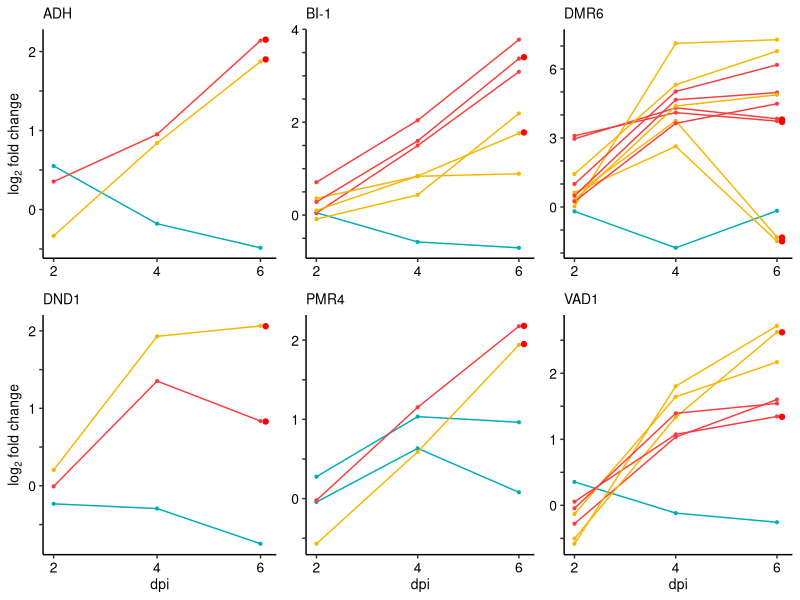

Write R code to recreate this figure.
# Figure 3 plotting code
## Eva and Cory
## Started 10/30/18

#load necessary libraries
library(ggplot2)
library(dplyr)
library(gridExtra)
library(ggpubr)
library(cowplot)

## Data exploration for figure 3
# Directory for expression matrix files
setwd("~/Documents/GitHub/stem_rust_susceptibility1/figure_3")

#Import filtered wheat and brachy expression matrices
d_wheat_1 <- read.csv("updated_fig3_wheat_filtered6.csv", header = TRUE, sep = ",", row.names = 1)
d_bd21_1 <- read.csv("Fig3_genes_brachy_filtered6.csv", header = TRUE, sep = ",", row.names = 1)

# Want to be able to do calculations on 0 values. Will add 0.001 to each value
d_wheat_scaled <- d_wheat_1[,3:38] + 0.001
d_wheat <- cbind(d_wheat_1[,1:2], d_wheat_scaled)

d_bd21_scaled <- d_bd21_1[,3:20] + 0.001
d_bd21 <- cbind(d_bd21_1[,1:2], d_bd21_scaled)

# Means for 3 columns will average 3 reps for each genotype, treatment, day
# for wheat
w2691_mean_mock_day2 <- as.matrix(rowMeans(d_wheat[,3:5]))
w2691_mean_mock_day4 <- as.matrix(rowMeans(d_wheat[,6:8]))
w2691_mean_mock_day6 <- as.matrix(rowMeans(d_wheat[,9:11]))
sr9b_mean_mock_day2 <- as.matrix(rowMeans(d_wheat[,12:14]))
sr9b_mean_mock_day4 <- as.matrix(rowMeans(d_wheat[,15:17]))
sr9b_mean_mock_day6 <- as.matrix(rowMeans(d_wheat[,18:20]))
w2691_mean_inoc_day2 <- as.matrix(rowMeans(d_wheat[,21:23]))
w2691_mean_inoc_day4 <- as.matrix(rowMeans(d_wheat[,24:26]))
w2691_mean_inoc_day6 <- as.matrix(rowMeans(d_wheat[,27:29]))
sr9b_mean_inoc_day2 <- as.matrix(rowMeans(d_wheat[,30:32]))
sr9b_mean_inoc_day4 <- as.matrix(rowMeans(d_wheat[,33:35]))
sr9b_mean_inoc_day6 <- as.matrix(rowMeans(d_wheat[,36:38]))

# for brachy
bd_mean_mock_day2 <- as.matrix(rowMeans(d_bd21[,3:5]))
bd_mean_mock_day4 <- as.matrix(rowMeans(d_bd21[,6:8]))
bd_mean_mock_day6 <- as.matrix(rowMeans(d_bd21[,9:11]))
bd_mean_inoc_day2 <- as.matrix(rowMeans(d_bd21[,12:14]))
bd_mean_inoc_day4 <- as.matrix(rowMeans(d_bd21[,15:17]))
bd_mean_inoc_day6 <- as.matrix(rowMeans(d_bd21[,18:20]))

# add metadata as column to each row of means
# For Wheat
w2691 <- as.matrix(rep("W2691", nrow(w2691_mean_mock_day2)))
sr9b <- as.matrix(rep("W2691 + Sr9b", nrow(w2691_mean_mock_day2)))
w_mock <- as.matrix(rep("Mock", nrow(w2691_mean_mock_day2)))
w_inoc <- as.matrix(rep("Inoculated", nrow(w2691_mean_mock_day2)))
w_day2 <- as.matrix(rep(2, nrow(w2691_mean_mock_day2)))
w_day4 <- as.matrix(rep(4, nrow(w2691_mean_mock_day2)))
w_day6 <- as.matrix(rep(6, nrow(w2691_mean_mock_day2)))
w_geneid <- as.matrix(d_wheat[,1:2])

# For brachypodium
bd21 <- as.matrix(rep("Bd21-3", nrow(bd_mean_mock_day2)))
bd_mock <- as.matrix(rep("Mock", nrow(bd_mean_mock_day2)))
bd_inoc <- as.matrix(rep("Inoculated", nrow(bd_mean_mock_day2)))
bd_day2 <- as.matrix(rep(2, nrow(bd_mean_mock_day2)))
bd_day4 <- as.matrix(rep(4, nrow(bd_mean_mock_day2)))
bd_day6 <- as.matrix(rep(6, nrow(bd_mean_mock_day2)))
bd_geneid <- as.matrix(d_bd21[,1:2])

# Make full matrix for the different genotypes, days, and treatments
# For Wheat
full_w2691_mean_mock_day2 <- cbind(w2691_mean_mock_day2, w2691, w_mock, w_day2, w_geneid)
full_w2691_mean_mock_day4 <- cbind(w2691_mean_mock_day4, w2691, w_mock, w_day4, w_geneid)
full_w2691_mean_mock_day6 <- cbind(w2691_mean_mock_day6, w2691, w_mock, w_day6, w_geneid)
full_w2691_mean_inoc_day2 <- cbind(w2691_mean_inoc_day2, w2691, w_inoc, w_day2, w_geneid)
full_w2691_mean_inoc_day4 <- cbind(w2691_mean_inoc_day4, w2691, w_inoc, w_day4, w_geneid)
full_w2691_mean_inoc_day6 <- cbind(w2691_mean_inoc_day6, w2691, w_inoc, w_day6, w_geneid)

full_sr9b_mean_mock_day2 <- cbind(sr9b_mean_mock_day2, sr9b, w_mock, w_day2, w_geneid)
full_sr9b_mean_mock_day4 <- cbind(sr9b_mean_mock_day4, sr9b, w_mock, w_day4, w_geneid)
full_sr9b_mean_mock_day6 <- cbind(sr9b_mean_mock_day6, sr9b, w_mock, w_day6, w_geneid)
full_sr9b_mean_inoc_day2 <- cbind(sr9b_mean_inoc_day2, sr9b, w_inoc, w_day2, w_geneid)
full_sr9b_mean_inoc_day4 <- cbind(sr9b_mean_inoc_day4, sr9b, w_inoc, w_day4, w_geneid)
full_sr9b_mean_inoc_day6 <- cbind(sr9b_mean_inoc_day6, sr9b, w_inoc, w_day6, w_geneid)

# For brachypodium
full_bd_mean_mock_day2 <- cbind(bd_mean_mock_day2, bd21, bd_mock, bd_day2, bd_geneid)
full_bd_mean_mock_day4 <- cbind(bd_mean_mock_day4, bd21, bd_mock, bd_day4, bd_geneid)
full_bd_mean_mock_day6 <- cbind(bd_mean_mock_day6, bd21, bd_mock, bd_day6, bd_geneid)
full_bd_mean_inoc_day2 <- cbind(bd_mean_inoc_day2, bd21, bd_inoc, bd_day2, bd_geneid)
full_bd_mean_inoc_day4 <- cbind(bd_mean_inoc_day4, bd21, bd_inoc, bd_day4, bd_geneid)
full_bd_mean_inoc_day6 <- cbind(bd_mean_inoc_day6, bd21, bd_inoc, bd_day6, bd_geneid)

# Name the columns of the "first" matrix
colnames(full_w2691_mean_mock_day2) <- c("Mean", "Genotype", "Treatment", "Day", "GeneID", "GeneName")

# Make large matrix containing all data

all_data <- rbind(full_w2691_mean_mock_day2, full_w2691_mean_mock_day4, full_w2691_mean_mock_day6, full_w2691_mean_inoc_day2, full_w2691_mean_inoc_day4, full_w2691_mean_inoc_day6, full_sr9b_mean_mock_day2, full_sr9b_mean_mock_day4, full_sr9b_mean_mock_day6, full_sr9b_mean_inoc_day2, full_sr9b_mean_inoc_day4, full_sr9b_mean_inoc_day6, full_bd_mean_mock_day2, full_bd_mean_mock_day4, full_bd_mean_mock_day6, full_bd_mean_inoc_day2, full_bd_mean_inoc_day4, full_bd_mean_inoc_day6)

all_data <- as.data.frame(all_data)
attach(all_data)
all_data[,'Mean'] <- as.numeric(as.character(all_data[,'Mean']))
all_data[,'Day'] <- as.numeric(as.character(all_data[,'Day']))

#Dplyr can do calculations in subsets.
#Below is our "all_data" spreadsheet which has been grouped by GeneID, Day, and Genotype.
#It is then "summarised" within these groupings in the way of Mean(when treatment == inoculated) divided by mean (when treatment == mock)

all_data_quotient <- all_data %>%
  group_by(GeneID, GeneName, Genotype, Day) %>%
  summarise(Quotient = (Mean[Treatment == "Inoculated"]/ Mean[Treatment == "Mock"])) %>%
  as.data.frame()
attach(all_data_quotient)

## Calculating the log2FC on the new data.frame and attaching it to create a final data.frame

logfc <- log2(Quotient)
all_data_log2fc <- cbind(all_data_quotient, logfc)
colnames(all_data_log2fc) <- c("GeneID", "GeneName", "Genotype", "Day", "Quotient", "Log2Fc")
as.data.frame(all_data_log2fc)
all_data_log2fc$GeneID <- as.character(all_data_log2fc$GeneID)
all_data_log2fc$GeneName <- as.character(all_data_log2fc$GeneName)
all_data_log2fc$Genotype <- as.character(all_data_log2fc$Genotype)
attach(all_data_log2fc)

## subset GeneName 
VAD1_sub <- as.data.frame(subset(all_data_log2fc, GeneName == "VAD1"))
attach(VAD1_sub)
PMR4_sub <- as.data.frame(subset(all_data_log2fc, GeneName == "PMR4"))
attach(PMR4_sub)
DND1_sub <- as.data.frame(subset(all_data_log2fc, GeneName == "DND1"))
attach(DND1_sub)
DMR6_sub <- as.data.frame(subset(all_data_log2fc, GeneName == "DMR6"))
attach(DMR6_sub)
BI1_sub <- as.data.frame(subset(all_data_log2fc, GeneName == "BI-1"))
attach(BI1_sub)
ADH_sub <- as.data.frame(subset(all_data_log2fc, GeneName == "ADH"))
attach(ADH_sub)



#ADH
ADH_plot <- ggplot(ADH_sub, aes(x= Day,
                    y = Log2Fc,
                    group = interaction(Genotype, GeneID),
                    color = Genotype)) +
  geom_line() +
  geom_point(size = 0.75) +
  annotate(geom = "point", x = 6.1, y = 2.15, color = "red", size = 1.5) +
  annotate(geom = "point", x = 6.1, y = 1.9, color = "red", size = 1.5) +
  labs(x = NULL,
       y = expression(paste(log[2], " fold change", sep = ""))) +
  scale_color_manual(values = c("#00ADB5", "#F8B500", "#FC3C3C"), labels = c("W2691", expression(paste("W2691+", italic("Sr9b"))), "Bd21-3")) +
  scale_x_continuous(breaks = c(2,4,6)) +
  scale_y_continuous(breaks = c(-0.5, 0, 0.5, 1, 1.5, 2), labels = c(" ", 0, " ", 1, " ", 2)) +
  theme(panel.background = element_blank(), 
        axis.line = element_line(color = "black"), 
        axis.text.x = element_text(color = "black", size = 10),
        axis.text.y = element_text(color = "black", size = 10),
        axis.title.y = element_text(color = "black", size = 10),
        axis.title.x = element_text(color = "black", size = 10),
        legend.position = "none",
        plot.title=element_text(size = 10, face = "plain")) +
  ggtitle("ADH")

#BI1
BI1_plot <- ggplot(BI1_sub, aes(x= Day,
                    y = Log2Fc,
                    group = interaction(Genotype, GeneID),
                    color = Genotype)) +
  geom_line() +
  geom_point(size = 0.75) +
  annotate(geom = "point", x = 6.1, y = 3.4, color = "red", size = 1.5) +
  annotate(geom = "point", x = 6.1, y = 1.78, color = "red", size = 1.5) +
  labs(x = NULL,
       y = NULL) +
  scale_color_manual(guide = FALSE, values = c("#00ADB5", "#F8B500", "#FC3C3C")) +
  scale_x_continuous(breaks = c(2,4,6)) +
  scale_y_continuous(breaks = c(-0.5, 0, 0.5, 1, 1.5, 2, 2.5, 3, 3.5, 4), labels = c(" ", 0, " ", " ", " ", 2, " ", " ", " ", 4)) +
  theme(panel.background = element_blank(),
                axis.line = element_line(color = "black"),
        axis.text.x = element_text(color = "black", size = 10),
        axis.text.y = element_text(color = "black", size = 10),
                plot.title = element_text(size = 10, face = "plain")) +
  ggtitle("BI-1")

#DMR6
DMR6_plot <- ggplot(DMR6_sub, aes(x= Day,
                                  y = Log2Fc,
                                  group = interaction(Genotype, GeneID),
                                  color = Genotype)) +
  geom_line() +
  geom_point(size = 0.75) +
  annotate(geom = "point", x = 6.1, y = 3.7, color = "red", size = 1.5) +
  annotate(geom = "point", x = 6.1, y = 3.8, color = "red", size = 1.5) +
  annotate(geom = "point", x = 6.1, y = -1.33, color = "red", size = 1.5) +
  annotate(geom = "point", x = 6.1, y = -1.49, color = "red", size = 1.5) +
  labs(x = NULL,
       y = NULL) +
  scale_color_manual(guide = FALSE, values = c("#00ADB5", "#F8B500", "#FC3C3C")) +
  scale_x_continuous(breaks = c(2,4,6)) +
  scale_y_continuous(breaks = c(-2, -1, 0, 1, 2, 3, 4, 5, 6, 7,8), labels = c(" ", " ", 0, " ", " ", 3, " ", " ", 6, "  ", " ")) +
  theme(panel.background = element_blank(),
        axis.line = element_line(color = "black"),
        axis.text.x = element_text(color = "black", size = 10),
        axis.text.y = element_text(color = "black", size = 10),
        plot.title=element_text(size = 10, face = "plain")) +
  ggtitle("DMR6")

#DND1
DND1_plot <- ggplot(DND1_sub, aes(x= Day,
                                  y = Log2Fc,
                                  group = interaction(Genotype, GeneID),
                                  color = Genotype)) +
  geom_line() +
  geom_point(size = 0.75) +
  annotate(geom = "point", x = 6.1, y = 2.06, color = "red", size = 1.5) +
  annotate(geom = "point", x = 6.1, y = 0.83, color = "red", size = 1.5) +
  labs(x = "dpi",
       y = expression(paste(log[2], " fold change", sep = ""))) +
  scale_color_manual(guide = FALSE, values = c("#00ADB5", "#F8B500", "#FC3C3C")) +
  scale_x_continuous(breaks = c(2,4,6)) +
  scale_y_continuous(breaks = c(-0.5, 0, 0.5, 1, 1.5, 2), labels = c(" ", 0, " ", 1, " ", 2)) +
  theme(panel.background = element_blank(),
        axis.line = element_line(color = "black"),
        axis.text.x = element_text(color = "black", size = 10),
        axis.text.y = element_text(color = "black", size = 10),
        axis.title.x = element_text(color = "black", size = 10),
        axis.title.y = element_text(color = "black", size = 10),
        plot.title=element_text(size = 10, face = "plain")) +
  ggtitle("DND1")

#VAD1
VAD1_plot <- ggplot(VAD1_sub, aes(x= Day,
                                  y = Log2Fc,
                                  group = interaction(Genotype, GeneID),
                                  color = Genotype)) +
  geom_line() +
  geom_point(size = 0.75) +
  annotate(geom = "point", x = 6.1, y = 2.62, color = "red", size = 1.5) +
  annotate(geom = "point", x = 6.1, y = 1.34, color = "red", size = 1.5) +
  labs(x = "dpi",
       y = NULL, size = 10) +
  scale_color_manual(guide = FALSE, values = c("#00ADB5", "#F8B500", "#FC3C3C")) +
  scale_x_continuous(breaks = c(2,4,6)) +
  scale_y_continuous(breaks = c(-0.5, 0, 0.5, 1, 1.5, 2, 2.5), labels = c(" ", 0, " ", 1, " ", 2, " ")) +
  theme(panel.background = element_blank(),
        axis.line = element_line(color = "black"),
        axis.text.x = element_text(color = "black", size = 10),
        axis.text.y = element_text(color = "black", size = 10),
        axis.title.x = element_text(color = "black", size = 10),
        axis.title.y = element_text(color = "black", size = 10),
        plot.title=element_text(size = 10, face = "plain")) +
  ggtitle("VAD1")

#PMR4
PMR4_plot <- ggplot(PMR4_sub, aes(x= Day,
                                  y = Log2Fc,
                                  group = interaction(Genotype, GeneID),
                                  color = Genotype)) +
  geom_line() +
  geom_point(size = 0.75) +
  annotate(geom = "point", x = 6.1, y = 2.18, color = "red", size = 1.5) +
  annotate(geom = "point", x = 6.1, y = 1.95, color = "red", size = 1.5) +
  labs(x = "dpi",
       y = NULL, size = 10) +
    scale_color_manual(guide = FALSE, values = c("#00ADB5", "#F8B500", "#FC3C3C")) +
    scale_x_continuous(breaks = c(2,4,6)) +
  scale_y_continuous(breaks = c(-0.5, 0, 0.5, 1, 1.5, 2), labels = c(" ", 0, " ", 1, " ", 2)) +
  ggtitle("PMR4") +
  theme(panel.background = element_blank(),
        axis.line = element_line(color = "black"),
        axis.text.x = element_text(color = "black", size = 10),
        axis.text.y = element_text(color = "black", size = 10),
        axis.title.x = element_text(color = "black", size = 10),
        axis.title.y = element_text(color = "black", size = 10),
        plot.title=element_text(size = 10, face = "plain"))

#Prining individual plots

#ggsave(filename = "ADHplot", plot = ADH_plot, device = "pdf", height = 2.5, width = 2.5, units = "in")
#ggsave(filename = "BI1plot", plot = BI1_plot, device = "pdf", height = 2.5, width = 2.5, units = "in")
#ggsave(filename = "DMR6plot", plot = DMR6_plot, device = "pdf", height = 2.5, width = 2.5, units = "in")
#ggsave(filename = "DND1plot", plot = DND1_plot, device = "pdf", height = 2.5, width = 2.5, units = "in")
#ggsave(filename = "PMR4plot", plot = PMR4_plot, device = "pdf", height = 2.5, width = 2.5, units = "in")
#ggsave(filename = "VAD1plot", plot = VAD1_plot, device = "pdf", height = 2.5, width = 2.5, units = "in")

#Printing whole plot

mylegend <- get_legend(ADH_plot + theme(legend.position = "bottom", text = element_text(color = "black", size = 10), legend.text = element_text(color = "black", size = 10)))
legend.plot <- as_ggplot(mylegend)
grid_plot2 <- ggarrange(ADH_plot, BI1_plot, DMR6_plot, DND1_plot, PMR4_plot, VAD1_plot, nrow = 2, ncol = 3, heights = c(1, 1.1), widths = c(1.1, 1, 1))
grid_plot2_1 <- ggarrange(grid_plot2, legend.plot, ncol = 1, nrow = 2, heights = c(1, 0.2), widths = c(1.1, 0.4))
ggsave(filename = "altbigplot_nolegend.pdf", plot = grid_plot2, device = "pdf", height = 80, width = 85, unit = "mm")
#ggsave(filename = "altbigplot.pdf", plot = grid_plot2_1, device = "pdf", height = 100, width = 85, unit = "mm")
ggsave(filename = "figure_legend.pdf", plot = legend.plot, device = "pdf", height = 20, width = 100, unit = "mm")
